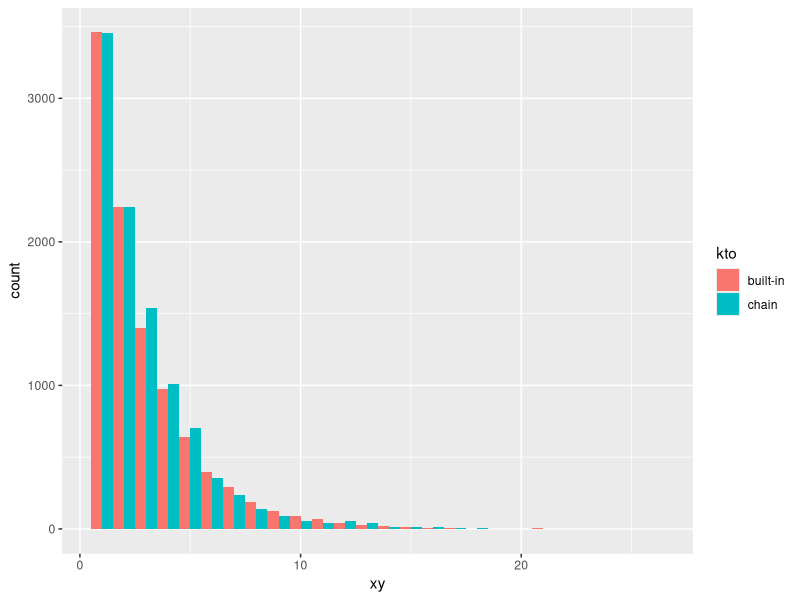
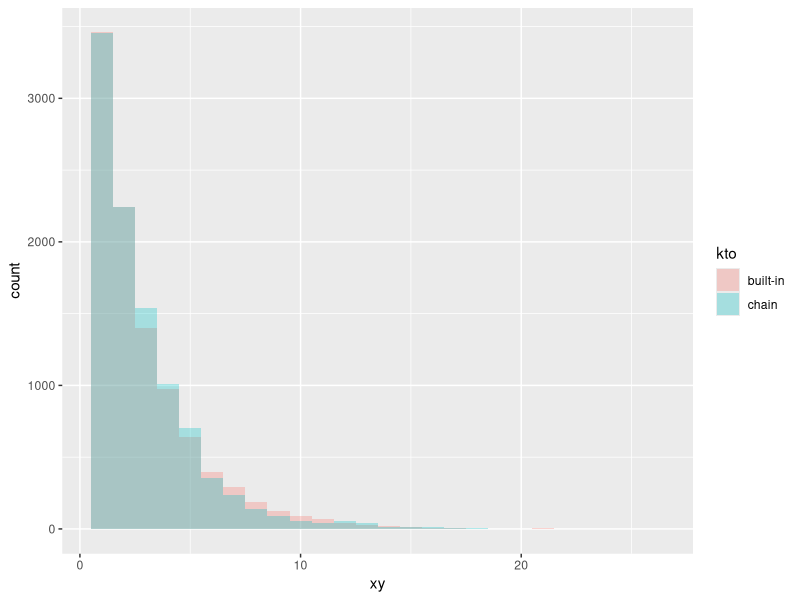
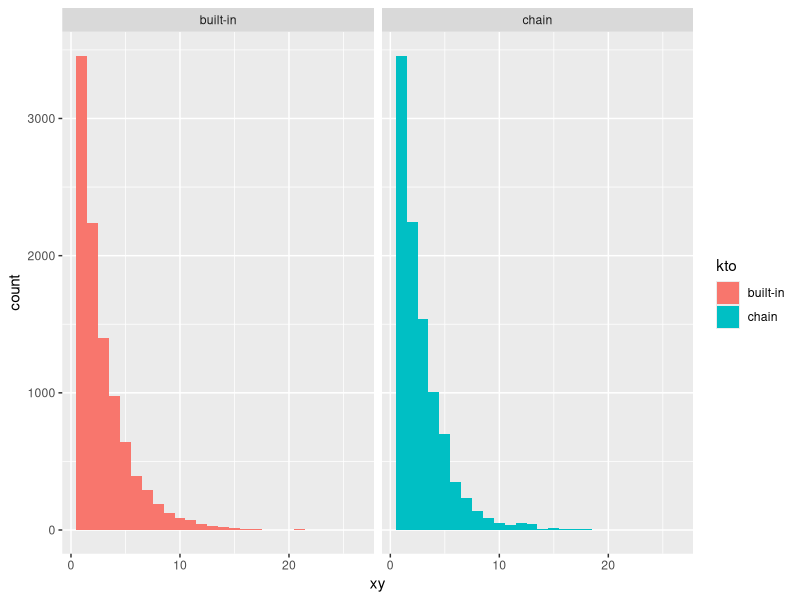

R code for these plots, in order:
## ---- chunk 1
library(ggplot2)
n.draw <- 10000 # number of x to draw
chain.l <- 100000
p <- 1/3
options(scipen=1000) # большой штраф за научную форму записи 
## ---- chunk 2
go <- function(n) {
  # one step on the Markov-chain
  if (n<1) stop("n should be > 0")
        
  res <- sample((n-1):(n+1),size=1,
                prob=c(1/2,p/2,(1-p)/2) )
  if (res==0) res <- 1
  return(res)  
}
## ---- chunk 3
gogogo <- function(start=1,n=1000) {
 # n steps on the Markov-chain starting from start  
  res <- rep(start,n)
  
  for (i in 2:n) res[i] <- go(res[i-1])
  
  return(res)
}
## ---- chunk 4
x<- gogogo(1,chain.l)
## ---- chunk 5
n.omit <- chain.l - n.draw # number of x to omit
x.draw <- x[(n.omit+1):chain.l]
y<- rgeom(n.draw,p)+1 
xy <- c(x.draw,y)
kto <- factor(rep(c("chain","built-in"),each=n.draw))
d <- data.frame(xy,kto)
## ---- chunk 6
ggplot(d,aes(x=xy,fill=kto))+geom_histogram(binwidth=1,position="dodge")

ggplot(d,aes(x=xy,fill=kto))+geom_histogram(binwidth=1,position="identity",alpha=0.3)
# alhpa = color intensity from 0 to 1

ggplot(d,aes(x=xy,fill=kto))+geom_histogram(binwidth=1)+facet_grid(~kto)
